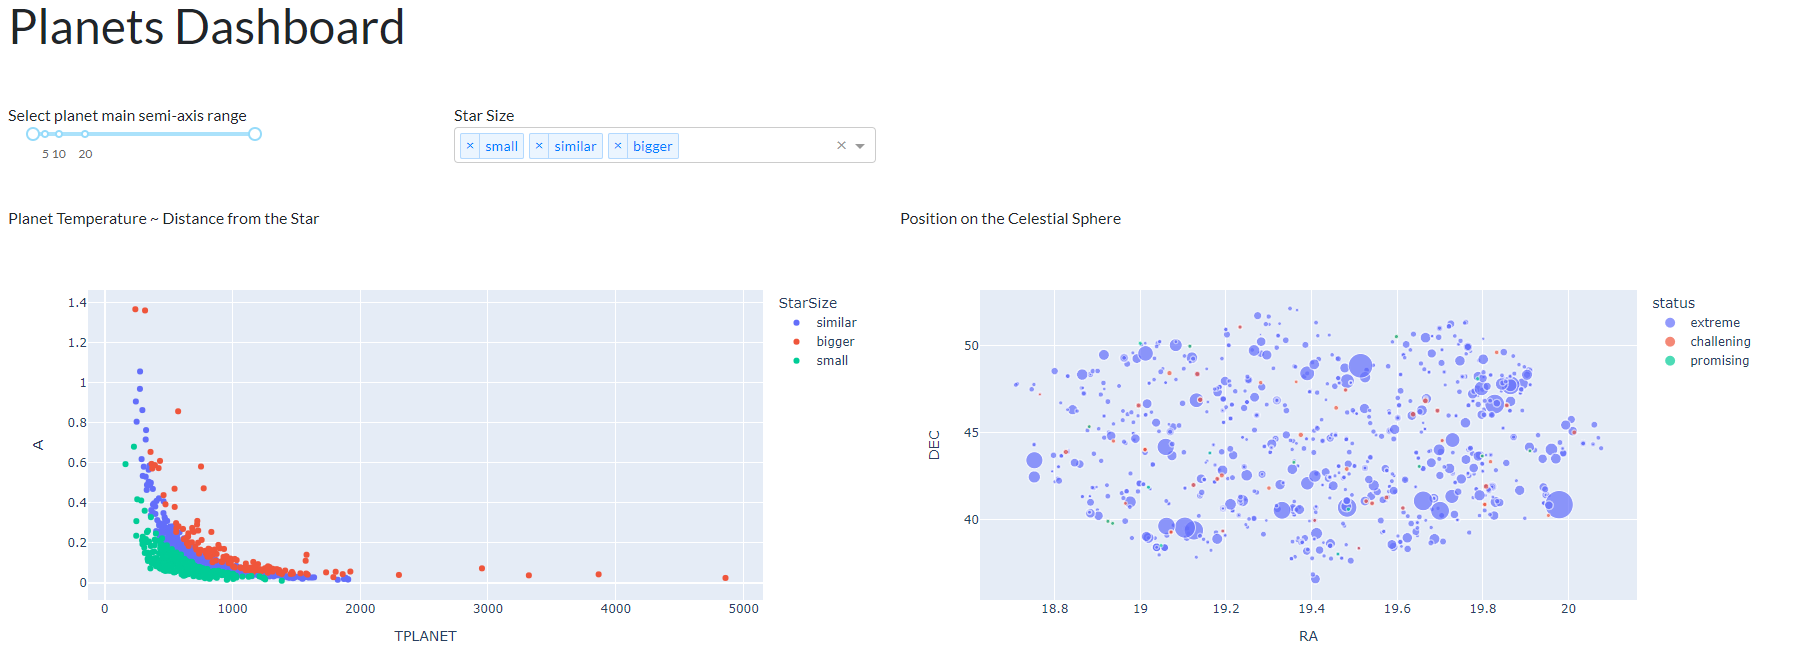

Write the Python code that produced this figure.
import requests
import pandas as pd
import numpy as np
import plotly.express as px
import plotly.io as poi
poi.renderers.default = 'browser'  # режим отображения в браузере 
# импорт библиотек dash
import dash 
from dash import dcc  # в этой библиотеке находятся слайдеры и прочее
from dash import html
import dash_bootstrap_components as dbc
# импортируем компоненты для того, чтобы график реагировал на изменения
from dash import Input, Output 

"""" READ DATA """

response = requests.get('http://asterank.com/api/kepler?query={}&limit=2000')  # с помощью API считываем данные с сайта sterank.com/kepler с пустым параметром запроса и лимитом в 2000
df = pd.json_normalize(response.json())  # нормализация json 
df = df[df['PER'] > 0]  # отрезаем нежелательную точку с периодом < 0

# Create Star size category 

bins = [0, 0.8, 1.2, 100]  # разбиваем на категории по метрикам сравнения с метриками солнце
names = ['small', 'similar', 'bigger']
df['StarSize'] = pd.cut(df['RSTAR'], bins, labels=names)

# TEMPERATURE BINS (бакеты по температуре планет)
tp_bins = [0, 200, 400, 500, 5000]
tp_labels = ['low', 'optimal', 'high', 'extreme']
df['temp'] = pd.cut(df['TPLANET'], tp_bins, labels = tp_labels) # задаем переменную. Разбиваем температуру по бинам + в зависимости от этого лейбл

#  SIZE_BINS (бакеты по размерам планеты в зависимости от радиуса Земли)

rp_bins = [0, 0.5, 2, 4, 100]
rp_labels = ['low', 'optimal', 'high', 'extreme']  # лейблы по бакетам
df['gravity'] = pd.cut(df['RPLANET'], rp_bins, labels = rp_labels)  # по аналогии делаем соответствие по радиусам 

#  ESTIMATE OBJECT STATUS (разбиваем объекты по статусам)
#  Если temp == optimal и gravity == optimal => promising
df['status'] = np.where((df['temp'] == 'optimal')
                        &(df['gravity'] == 'optimal'),
                        'promising', None) 
#  Если и не optimal, и не extreme, то challening для нас
df.loc[:, 'status'] = np.where((df['temp'] == 'optimal')&
                               (df['gravity'].isin(['low', 'high'])),
                                'challening', df['status']) 
df.loc[:, 'status'] = np.where((df['gravity'] == 'optimal')&
                               (df['temp'].isin(['low', 'high'])),
                                'challening', df['status']) 
#  В остальных случаях значение extreme
df['status'] = df.status.fillna('extreme')


options = []
for k in names:
    options.append({'label' : k, 'value' : k})

# print(df.head())  # вывод первых пяти строк датафрейма для проверки корректности его загрузки

# fig = px.scatter(df, x = 'TPLANET', y = 'A')  # считываем данные и строим скаттерплот по интересующим нас параметрам. Уже необязательно строить в теле приложеия

star_size_selector = dcc.Dropdown(
    id = 'star-selector',
    options = options,
    value = ['small', 'similar', 'bigger'], # категорию, выбранные по умолчанию в dropdown слайзере
    multi = True
)

# создаем слайсер
rplanet_selector = dcc.RangeSlider(
    id = 'range-slider',
    min = min(df['RPLANET']), # минимальное значение слайсера 
    max = max(df['RPLANET']),  # максимальное значение слайсера
    marks = {5: '5', 10 : '10', 20 : '20'},  # метки данных
    step = 1,
    value = [min(df['RPLANET']), max(df['RPLANET'])] # значения в слайсере "между" по умолчанию
)

app = dash.Dash(__name__,
                external_stylesheets = [dbc.themes.FLATLY]) # инициализация приложения

"""" LAYOUT """

app.layout = html.Div([
    dbc.Row(html.H1('Planets Dashboard'),
            style = {'margin-bottom' : 40}),
    dbc.Row([
        dbc.Col([
            html.Div('Select planet main semi-axis range'),
            html.Div(rplanet_selector)
        ],
            width = {'size' : 2}),
        dbc.Col([
            html.Div('Star Size '),
            html.Div(star_size_selector)
        ], 
            width = {'size' : 3, 'offset' : 1})
    ],
            style = {'margin-bottom' : 40}), 
    dbc.Row([
        dbc.Col([
            html.Div('Planet Temperature ~ Distance from the Star'),
            dcc.Graph(id = 'dist-temp-chart')
        ], 
            width = {'size' : 6}),
        dbc.Col([
            html.Div('Position on the Celestial Sphere'), # название для нового графика
            dcc.Graph(id = 'celestial-chart') # новый график
        ])
    ],
            style = {'margin-bottom' : 40}),
    ],
    style = {'margin-left' : '80px',
            'margin-right': '80px'})


# app.layout = html.Div([
#     html.H1('Hello Dash!'),  # вывод заголовка первого уровня 
#     html.Div('Select planet main semi-axis range'),
#     html.Div(rplanet_selector, 
#             style = {'width' : '400px',
#                     'margin-bottom' : '40px'}),  # включаем в график созданный нами слайдер
#     html.Div('Select star size'),
#     html.Div(star_size_selector, 
#             style = {'width' : '400px',
#                     'margin-bottom' : '40px'}), 
#     html.Div('Planet Temperature ~ Distance from the Star'),  # вывод названия графика
#     dcc.Graph(id = 'dist-temp-chart')  # вывод графика
# ],  # app.layout - фронтенд приложения. В нем используются элементы библиотек dcc и html
#     style = ({'margine-left' : '80px',
#             'margine-right' : '80px'}
# ))

"""" CALLBACK """

@app.callback(
    Output(component_id = 'dist-temp-chart', component_property = 'figure'),
    [Input(component_id = 'range-slider', component_property = 'value'),
    Input(component_id = 'star-selector', component_property = 'value')]
)
def update_dist_temp_chart(radius_range, star_size):
    chart_data = df[(df['RPLANET'] > radius_range[0]) &
                    (df['RPLANET'] < radius_range[1]) &
                    (df['StarSize'].isin(star_size))]
    fig = px.scatter(chart_data, x = 'TPLANET', y = 'A', color = 'StarSize')  # по x - Tplanet, по y - A, разбивка по цветам в зависимости от категории StarSize

    return fig 

# callback для нового графика

@app.callback(
    Output(component_id = 'celestial-chart', component_property = 'figure'),
    [Input(component_id = 'range-slider', component_property = 'value'),
    Input(component_id = 'star-selector', component_property = 'value')]
)
def update_dist_celestial_chart(radius_range, star_size):
    chart_data = df[(df['RPLANET'] > radius_range[0]) &
                    (df['RPLANET'] < radius_range[1]) &
                    (df['StarSize'].isin(star_size))]
    fig = px.scatter(chart_data, x = 'RA', y = 'DEC', size = 'RPLANET', 
                                                        color = 'status')  # по x - RA, по y - DEC, размер в зависимости от RPLANET, цвета в зависимости от Status

    return fig 

if __name__ == '__main__':
    app.run_server(debug=True)  # debug = True - запуск в тестовом режиме
